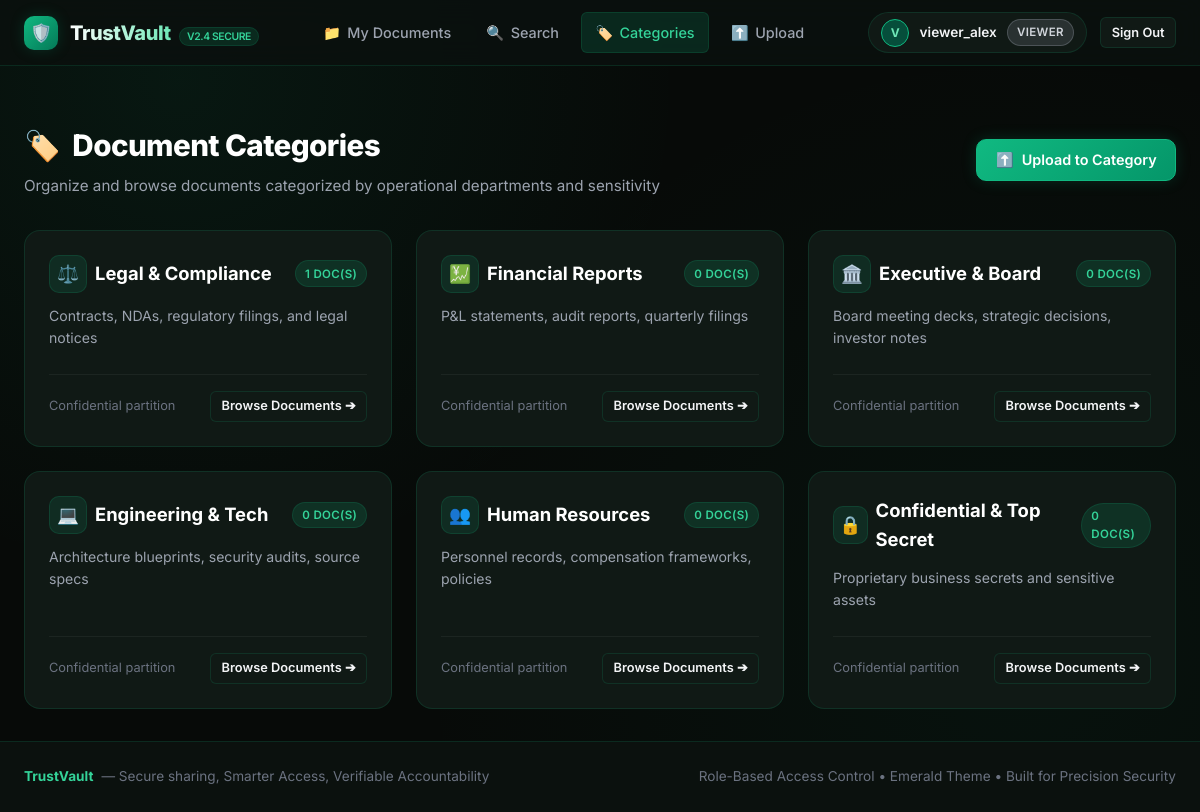
The page /categories (signed in) on the database its author committed.
### app.py (models this page shows, shortened)
class User(db.Model):
    __tablename__ = 'users'
    id = db.Column(db.Integer, primary_key=True)
    username = db.Column(db.String(80), unique=True, nullable=False)
    email = db.Column(db.String(120), unique=True, nullable=False)
    password_hash = db.Column(db.String(255), nullable=False)
    role = db.Column(db.String(20), nullable=False, default='owner')  # 'admin', 'owner', 'viewer'
    avatar = db.Column(db.String(255), default='default-avatar.png')
    created_at = db.Column(db.DateTime, default=datetime.utcnow)
    documents = db.relationship('Document', backref='owner', cascade='all, delete-orphan', lazy=True)
    granted_permissions = db.relationship('DocumentPermission', foreign_keys='DocumentPermission.user_id', backref='grantee', cascade='all, delete-orphan', lazy=True)
    logs = db.relationship('ActivityLog', backref='user', lazy=True)
    @property
    def is_admin(self):
        return self.role == 'admin'

class Category(db.Model):
    __tablename__ = 'categories'
    id = db.Column(db.Integer, primary_key=True)
    name = db.Column(db.String(80), unique=True, nullable=False)
    description = db.Column(db.String(255))
    icon = db.Column(db.String(50), default='folder')
    documents = db.relationship('Document', backref='category', lazy=True)

### app.py (the view)
@app.route('/categories')
@login_required
def categories_view():
    user = get_current_user()
    categories = Category.query.all()
    cat_stats = []
    for cat in categories:
        if user.is_admin:
            count = Document.query.filter_by(category_id=cat.id).count()
        else:
            shared_doc_ids = [p.document_id for p in DocumentPermission.query.filter_by(user_id=user.id).all()]
            count = Document.query.filter(
                (Document.category_id == cat.id) &
                ((Document.owner_id == user.id) | (Document.id.in_(shared_doc_ids)))
            ).count()
        cat_stats.append({'category': cat, 'count': count})
    return render_template('categories.html', cat_stats=cat_stats)

### app.py (called while the page is built)
def get_current_user():
    if 'user_id' in session:
        return User.query.get(session['user_id'])
    return None

@app.context_processor
def inject_user_and_counts():
    user = get_current_user()
    unread_logs = 0
    if user and user.is_admin:
        unread_logs = ActivityLog.query.count()
    return dict(current_user=user, total_activity_count=unread_logs)

def login_required(f):
    @wraps(f)
    def decorated_function(*args, **kwargs):
        if 'user_id' not in session:
            flash("Please sign in to access TrustVault.", "warning")
            return redirect(url_for('login', next=request.url))
        return f(*args, **kwargs)
    return decorated_function

### templates/categories.html (shortened to what this page needs)
{% extends 'base.html' %}
{% block content %}
<main class="container">
  <div class="page-header">
    <div>
      <h1 class="page-title">
        <span>🏷️</span> Document Categories
      </h1>
      <p class="page-subtitle">Organize and browse documents categorized by operational departments and sensitivity</p>
    </div>
    <a href="{{ url_for('upload') }}" class="btn btn-primary">
      <span>⬆️</span> Upload to Category
    </a>
  </div>
  <div style="display: grid; grid-template-columns: repeat(auto-fit, minmax(320px, 1fr)); gap: 1.5rem;">
    {% for item in cat_stats %}
    <div class="card" style="display: flex; flex-direction: column; justify-content: space-between;">
      <div>
        <div style="display: flex; align-items: center; justify-content: space-between; margin-bottom: 0.75rem;">
          <div style="display: flex; align-items: center; gap: 0.5rem;">
            <div class="stat-icon" style="width: 38px; height: 38px; font-size: 1.1rem;">
              {% if item.category.name == 'Legal & Compliance' %}⚖️
              {% elif item.category.name == 'Financial Reports' %}💹
              {% elif item.category.name == 'Executive & Board' %}🏛️
              {% elif item.category.name == 'Engineering & Tech' %}💻
              {% elif item.category.name == 'Human Resources' %}👥
              {% else %}🔒{% endif %}
            </div>
            <h3 style="font-size: 1.15rem; font-weight: 700; color: #fff;">{{ item.category.name }}</h3>
          </div>
          <span class="badge badge-success">{{ item.count }} Doc(s)</span>
        </div>
        <p style="font-size: 0.88rem; color: var(--text-secondary); line-height: 1.6; margin-bottom: 1.5rem;">
          {{ item.category.description }}
        </p>
      </div>
      <div style="display: flex; justify-content: space-between; align-items: center; padding-top: 1rem; border-top: 1px solid rgba(255, 255, 255, 0.05);">
        <span style="font-size: 0.8rem; color: var(--text-muted);">Confidential partition</span>
        <a href="{{ url_for('category_detail', cat_id=item.category.id) }}" class="btn btn-secondary btn-sm">
          Browse Documents ➔
        </a>
      </div>
    </div>
    {% endfor %}
  </div>
</main>
{% endblock %}

### templates/base.html (shortened to what this page needs)
<!DOCTYPE html>
<html lang="en">
<head>
  <link rel="stylesheet" href="{{ url_for('static', filename='css/style.css') }}">
</head>
<body>
  <nav class="navbar">
    <div class="nav-container">
      <a href="{{ url_for('index') }}" class="brand">
        <div class="brand-icon">🛡️</div>
        <div>
          <span class="brand-text">TrustVault</span>
          <span class="brand-tag">v2.4 SECURE</span>
        </div>
      </a>
      {% if current_user %}
      <ul class="nav-links">
        <li class="nav-item">
          <a href="{{ url_for('my_documents') }}" class="{% if request.endpoint == 'my_documents' %}active{% endif %}">
            <span>📁</span> My Documents
          </a>
        </li>
        <li class="nav-item">
          <a href="{{ url_for('search_documents') }}" class="{% if request.endpoint == 'search_documents' %}active{% endif %}">
            <span>🔍</span> Search
          </a>
        </li>
        <li class="nav-item">
          <a href="{{ url_for('categories_view') }}" class="{% if request.endpoint in ['categories_view', 'category_detail'] %}active{% endif %}">
            <span>🏷️</span> Categories
          </a>
        </li>
        <li class="nav-item">
          <a href="{{ url_for('upload') }}" class="{% if request.endpoint == 'upload' %}active{% endif %}">
            <span>⬆️</span> Upload
          </a>
        </li>
      </ul>
      <div class="nav-actions">
        <a href="{{ url_for('profile') }}" class="user-profile-menu">
          <div class="user-avatar-small">
            {% if current_user.avatar and current_user.avatar != 'default-avatar.png' %}
              <img src="{{ url_for('static', filename='uploads/avatars/' + current_user.avatar) }}" alt="Avatar">
            {% else %}
              {{ current_user.username[0]|upper }}
            {% endif %}
          </div>
          <span style="font-size: 0.85rem; font-weight: 600;">{{ current_user.username }}</span>
          <span class="badge badge-{{ current_user.role }}">{{ current_user.role }}</span>
        </a>
        <a href="{{ url_for('logout') }}" class="btn btn-secondary btn-sm" title="Sign Out">Sign Out</a>
      </div>
      {% else %}
      <div class="nav-actions">
        <a href="{{ url_for('login') }}" class="btn btn-secondary btn-sm">Sign In</a>
        <a href="{{ url_for('register') }}" class="btn btn-primary btn-sm">Create Account</a>
      </div>
      {% endif %}
    </div>
  </nav>
  <div class="container" style="padding-top: 1.5rem; padding-bottom: 0;">
  </div>
  {% block content %}{% endblock %}
  <footer class="footer">
    <div class="footer-content">
      <div style="display: flex; align-items: center; gap: 0.5rem;">
        <span style="color: var(--emerald-400); font-weight: 700;">TrustVault</span>
        <span>— Secure sharing, Smarter Access, Verifiable Accountability</span>
      </div>
      <div>
        <span>Role-Based Access Control • Emerald Theme • Built for Precision Security</span>
      </div>
    </div>
  </footer>
</body>
</html>

### rows shown on the page
User: username "V", username "viewer_alex", role "VIEWER"
Category: category.name "Legal & Compliance", category.description "Contracts, NDAs, regulatory filings, and legal notices"
Category: category.name "Financial Reports", category.description "P&L statements, audit reports, quarterly filings"
Category: category.name "Executive & Board", category.description "Board meeting decks, strategic decisions, investor notes"
Category: category.name "Engineering & Tech", category.description "Architecture blueprints, security audits, source specs"
Category: category.name "Human Resources", category.description "Personnel records, compensation frameworks, policies"
Category: category.name "Confidential & Top Secret", category.description "Proprietary business secrets and sensitive assets"

### other values the page prints
{{ item.count }} "1" "0" "0" "0" "0" "0"
